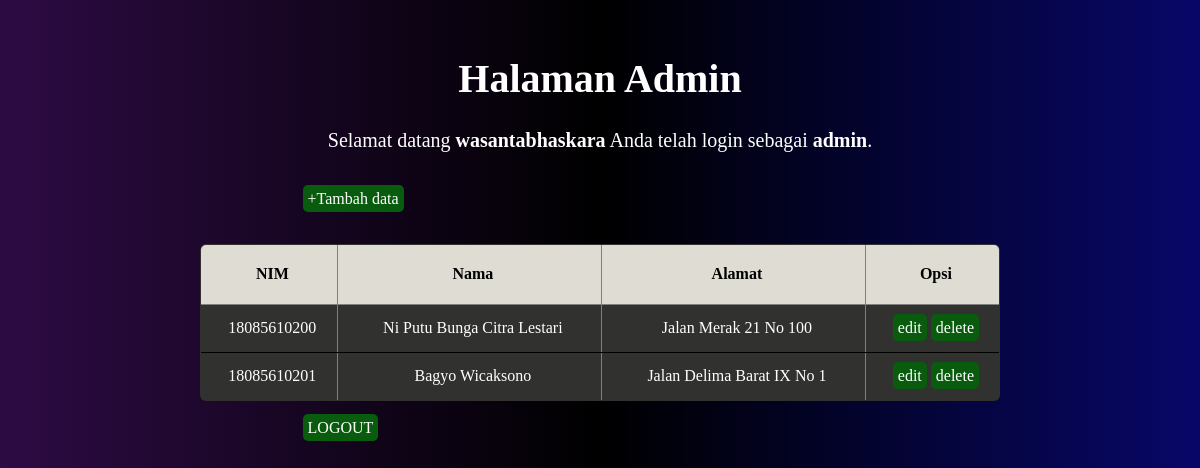
/halaman_admin.php (signed in), run on the app's committed database.
### tables this page shows
CREATE TABLE `mahasiswa` (
  `id` int(11) NOT NULL,
  `nim` varchar(255) NOT NULL,
  `nama` varchar(255) NOT NULL,
  `alamat` text NOT NULL
);

### halaman_admin.php (the view, shortened to what this page needs)
<!DOCTYPE html>
<html lang="en">
<head>
	<link rel="stylesheet" href="style2.css">
</head>
<body>
	<h1>Halaman Admin</h1>
	<p>Selamat datang <b><?php echo $_SESSION['username']; ?></b> Anda telah login sebagai <b><?php echo $_SESSION['level']; ?></b>.</p>
	<br/>
	<div class="box">
	<a href="insert.php">+Tambah data</a>
	</div>
	<br/>
	<br/>
	<table border="1">
		<thead>
		<tr>
			<th>NIM</th>
			<th>Nama</th>
			<th>Alamat</th>
			<th>Opsi</th>
		</tr>
		</thead>
		<tbody>
		<?php
		include 'koneksi.php';
		$data = mysqli_query($koneksi,"select * from mahasiswa");
		while($d = mysqli_fetch_array($data)){
			?>
			<tr>
				<td><?php echo $d['nim']; ?></td>
				<td><?php echo $d['nama']; ?></td>
				<td><?php echo $d['alamat']; ?></td>
				<td>
					<a href="edit.php?id=<?php echo $d['id']; ?>">edit</a>
					<a href="delete.php?id=<?php echo $d['id']; ?>">delete</a>
				</td>
			</tr>
			<?php
		}
		?>
		</tbody>
	</table>
	<br/>
	<div class="box">
	<a href="logout.php">LOGOUT</a>
	</div>
</body>
</html>

### style2.css (style rules this page uses)
body { background-image: linear-gradient(to right, #2d0b44, #000000, #080768); font: 400 14px; padding: 20px; }
h1 { font-size: 40px; text-align: center; color: white; }
.box { margin-left: 24%; }
a { background-color: rgb(9, 92, 13); padding: 5px; border-radius: 5px; color: white; text-decoration: none; }
p { font-size: 20px; text-align: center; color: white; }
table { border-spacing: 1; border-collapse: collapse; background-color: rgb(49, 49, 47); border-radius: 6px; overflow: hidden; max-width: 800px; width: 100%; margin: 0 auto; position: relative; }
td,th { padding-left: 8px; }
thead tr { height: 60px; background: #dfddd3; font-size: 16px; }
tbody tr { height: 48px; border-bottom: 1px solid black; color: white; }
td, th { text-align: center; }

### data on the page
mahasiswa: nim "18085610200", nama "Ni Putu Bunga Citra Lestari", alamat "Jalan Merak 21 No 100"
mahasiswa: nim "18085610201", nama "Bagyo Wicaksono", alamat "Jalan Delima Barat IX No 1"

### other printed values
$_SESSION['username'] "wasantabhaskara"
$_SESSION['level'] "admin"
